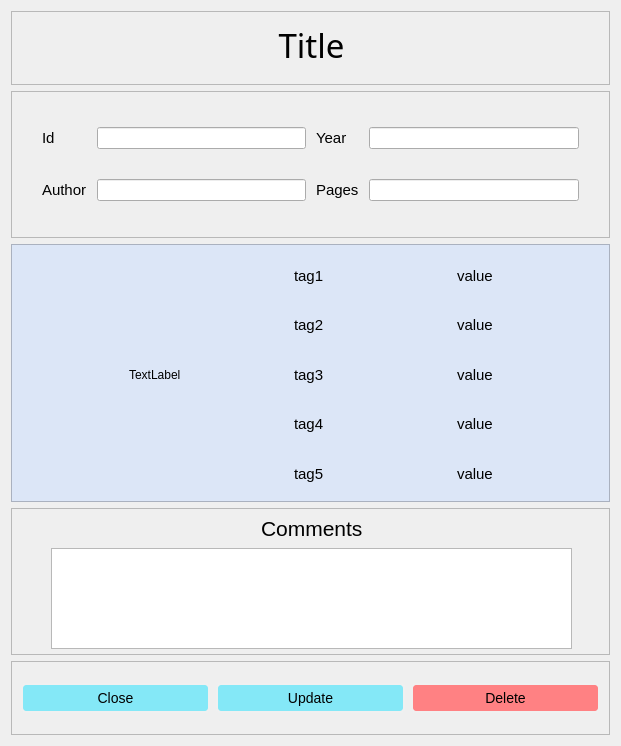
<?xml version="1.0" encoding="UTF-8"?>
<ui version="4.0">
 <class>Form</class>
 <widget class="QWidget" name="Form">
  <property name="geometry">
   <rect>
    <x>0</x>
    <y>0</y>
    <width>621</width>
    <height>746</height>
   </rect>
  </property>
  <property name="sizePolicy">
   <sizepolicy hsizetype="Minimum" vsizetype="Fixed">
    <horstretch>0</horstretch>
    <verstretch>0</verstretch>
   </sizepolicy>
  </property>
  <property name="windowTitle">
   <string>Form</string>
  </property>
  <property name="styleSheet">
   <string notr="true">
#function_frame QPushButton{
	font-size: 14px;
	padding: 5px 10px;
	border: 2px solid #f0f0f0;
	border-radius: 5px;
	background-color: #84e8f7;
}

#function_frame #delete_btn{
	background-color: #ff8183;
}

#function_frame QPushButton::hover{
	border-color: #4c96f7;
	font-size: 15px;
}


#function_frame #delete_button::hover{
	border-color: #dc0004;
}



#image_frame QLabel{
	background-color: white;
	margin: 5px;
}

</string>
  </property>
  <layout class="QVBoxLayout" name="verticalLayout_3" stretch="2,4,7,4,2">
   <item>
    <widget class="QFrame" name="frame_4">
     <property name="frameShape">
      <enum>QFrame::StyledPanel</enum>
     </property>
     <property name="frameShadow">
      <enum>QFrame::Raised</enum>
     </property>
     <widget class="QLabel" name="title_label">
      <property name="geometry">
       <rect>
        <x>30</x>
        <y>10</y>
        <width>541</width>
        <height>48</height>
       </rect>
      </property>
      <property name="font">
       <font>
        <family>Sitka</family>
        <pointsize>25</pointsize>
        <italic>false</italic>
       </font>
      </property>
      <property name="text">
       <string>Title</string>
      </property>
      <property name="scaledContents">
       <bool>false</bool>
      </property>
      <property name="alignment">
       <set>Qt::AlignCenter</set>
      </property>
      <property name="wordWrap">
       <bool>false</bool>
      </property>
     </widget>
    </widget>
   </item>
   <item>
    <widget class="QFrame" name="info_frame">
     <property name="frameShape">
      <enum>QFrame::StyledPanel</enum>
     </property>
     <property name="frameShadow">
      <enum>QFrame::Raised</enum>
     </property>
     <layout class="QHBoxLayout" name="horizontalLayout_2">
      <property name="spacing">
       <number>10</number>
      </property>
      <property name="leftMargin">
       <number>30</number>
      </property>
      <property name="topMargin">
       <number>20</number>
      </property>
      <property name="rightMargin">
       <number>30</number>
      </property>
      <property name="bottomMargin">
       <number>20</number>
      </property>
      <item>
       <layout class="QGridLayout" name="gridLayout">
        <property name="horizontalSpacing">
         <number>10</number>
        </property>
        <property name="verticalSpacing">
         <number>15</number>
        </property>
        <item row="0" column="0">
         <widget class="QLabel" name="label_2">
          <property name="font">
           <font>
            <pointsize>11</pointsize>
           </font>
          </property>
          <property name="text">
           <string>Id</string>
          </property>
         </widget>
        </item>
        <item row="0" column="1">
         <widget class="QLineEdit" name="Id_line"/>
        </item>
        <item row="1" column="1">
         <widget class="QLineEdit" name="author_line"/>
        </item>
        <item row="1" column="0">
         <widget class="QLabel" name="label_3">
          <property name="font">
           <font>
            <pointsize>11</pointsize>
           </font>
          </property>
          <property name="text">
           <string>Author</string>
          </property>
         </widget>
        </item>
       </layout>
      </item>
      <item>
       <layout class="QGridLayout" name="gridLayout_2">
        <property name="horizontalSpacing">
         <number>10</number>
        </property>
        <property name="verticalSpacing">
         <number>15</number>
        </property>
        <item row="1" column="0">
         <widget class="QLabel" name="label_5">
          <property name="font">
           <font>
            <pointsize>11</pointsize>
           </font>
          </property>
          <property name="text">
           <string>Pages</string>
          </property>
         </widget>
        </item>
        <item row="0" column="1">
         <widget class="QLineEdit" name="year_line"/>
        </item>
        <item row="0" column="0">
         <widget class="QLabel" name="label_4">
          <property name="font">
           <font>
            <pointsize>11</pointsize>
           </font>
          </property>
          <property name="text">
           <string>Year</string>
          </property>
         </widget>
        </item>
        <item row="1" column="1">
         <widget class="QLineEdit" name="pages_line"/>
        </item>
       </layout>
      </item>
     </layout>
    </widget>
   </item>
   <item>
    <widget class="QFrame" name="image_frame">
     <property name="sizePolicy">
      <sizepolicy hsizetype="Preferred" vsizetype="Preferred">
       <horstretch>0</horstretch>
       <verstretch>0</verstretch>
      </sizepolicy>
     </property>
     <property name="styleSheet">
      <string notr="true">background-color: #dce6f7;</string>
     </property>
     <property name="frameShape">
      <enum>QFrame::StyledPanel</enum>
     </property>
     <property name="frameShadow">
      <enum>QFrame::Raised</enum>
     </property>
     <widget class="QWidget" name="layoutWidget">
      <property name="geometry">
       <rect>
        <x>110</x>
        <y>10</y>
        <width>381</width>
        <height>241</height>
       </rect>
      </property>
      <layout class="QHBoxLayout" name="horizontalLayout_3" stretch="3,3,1">
       <item>
        <widget class="QLabel" name="image_view">
         <property name="minimumSize">
          <size>
           <width>0</width>
           <height>0</height>
          </size>
         </property>
         <property name="maximumSize">
          <size>
           <width>160</width>
           <height>250</height>
          </size>
         </property>
         <property name="text">
          <string>TextLabel</string>
         </property>
        </widget>
       </item>
       <item>
        <layout class="QVBoxLayout" name="verticalLayout">
         <item>
          <widget class="QLabel" name="tag1_label">
           <property name="font">
            <font>
             <pointsize>11</pointsize>
            </font>
           </property>
           <property name="autoFillBackground">
            <bool>false</bool>
           </property>
           <property name="text">
            <string>tag1</string>
           </property>
          </widget>
         </item>
         <item>
          <widget class="QLabel" name="tag2_label">
           <property name="font">
            <font>
             <pointsize>11</pointsize>
            </font>
           </property>
           <property name="autoFillBackground">
            <bool>false</bool>
           </property>
           <property name="text">
            <string>tag2</string>
           </property>
          </widget>
         </item>
         <item>
          <widget class="QLabel" name="tag3_label">
           <property name="font">
            <font>
             <pointsize>11</pointsize>
            </font>
           </property>
           <property name="autoFillBackground">
            <bool>false</bool>
           </property>
           <property name="text">
            <string>tag3</string>
           </property>
          </widget>
         </item>
         <item>
          <widget class="QLabel" name="tag4_label">
           <property name="font">
            <font>
             <pointsize>11</pointsize>
            </font>
           </property>
           <property name="autoFillBackground">
            <bool>false</bool>
           </property>
           <property name="text">
            <string>tag4</string>
           </property>
          </widget>
         </item>
         <item>
          <widget class="QLabel" name="tag5_label">
           <property name="font">
            <font>
             <pointsize>11</pointsize>
            </font>
           </property>
           <property name="autoFillBackground">
            <bool>false</bool>
           </property>
           <property name="text">
            <string>tag5</string>
           </property>
          </widget>
         </item>
        </layout>
       </item>
       <item>
        <layout class="QVBoxLayout" name="verticalLayout_2">
         <item>
          <widget class="QLabel" name="tag1_value_label">
           <property name="maximumSize">
            <size>
             <width>16777215</width>
             <height>16777215</height>
            </size>
           </property>
           <property name="font">
            <font>
             <pointsize>11</pointsize>
            </font>
           </property>
           <property name="text">
            <string>value</string>
           </property>
          </widget>
         </item>
         <item>
          <widget class="QLabel" name="tag2_value_label">
           <property name="maximumSize">
            <size>
             <width>16777215</width>
             <height>16777215</height>
            </size>
           </property>
           <property name="font">
            <font>
             <pointsize>11</pointsize>
            </font>
           </property>
           <property name="text">
            <string>value</string>
           </property>
          </widget>
         </item>
         <item>
          <widget class="QLabel" name="tag3_value_label">
           <property name="maximumSize">
            <size>
             <width>16777215</width>
             <height>16777215</height>
            </size>
           </property>
           <property name="font">
            <font>
             <pointsize>11</pointsize>
            </font>
           </property>
           <property name="text">
            <string>value</string>
           </property>
          </widget>
         </item>
         <item>
          <widget class="QLabel" name="tag4_value_label">
           <property name="maximumSize">
            <size>
             <width>16777215</width>
             <height>16777215</height>
            </size>
           </property>
           <property name="font">
            <font>
             <pointsize>11</pointsize>
            </font>
           </property>
           <property name="text">
            <string>value</string>
           </property>
          </widget>
         </item>
         <item>
          <widget class="QLabel" name="tag5_value_label">
           <property name="maximumSize">
            <size>
             <width>16777215</width>
             <height>16777215</height>
            </size>
           </property>
           <property name="font">
            <font>
             <pointsize>11</pointsize>
            </font>
           </property>
           <property name="text">
            <string>value</string>
           </property>
          </widget>
         </item>
        </layout>
       </item>
      </layout>
     </widget>
    </widget>
   </item>
   <item>
    <widget class="QFrame" name="frame_2">
     <property name="frameShape">
      <enum>QFrame::StyledPanel</enum>
     </property>
     <property name="frameShadow">
      <enum>QFrame::Raised</enum>
     </property>
     <widget class="QTextEdit" name="comments_edit">
      <property name="geometry">
       <rect>
        <x>40</x>
        <y>40</y>
        <width>521</width>
        <height>101</height>
       </rect>
      </property>
      <property name="font">
       <font>
        <pointsize>11</pointsize>
       </font>
      </property>
     </widget>
     <widget class="QLabel" name="label">
      <property name="geometry">
       <rect>
        <x>250</x>
        <y>10</y>
        <width>111</width>
        <height>21</height>
       </rect>
      </property>
      <property name="font">
       <font>
        <pointsize>16</pointsize>
       </font>
      </property>
      <property name="text">
       <string>Comments</string>
      </property>
     </widget>
    </widget>
   </item>
   <item>
    <widget class="QFrame" name="function_frame">
     <property name="frameShape">
      <enum>QFrame::StyledPanel</enum>
     </property>
     <property name="frameShadow">
      <enum>QFrame::Raised</enum>
     </property>
     <layout class="QHBoxLayout" name="horizontalLayout">
      <item>
       <widget class="QPushButton" name="close_btn">
        <property name="text">
         <string>Close</string>
        </property>
        <property name="icon">
         <iconset>
          <normaloff>./icons/published_with_changes.svg</normaloff>./icons/published_with_changes.svg</iconset>
        </property>
       </widget>
      </item>
      <item>
       <widget class="QPushButton" name="update_btn">
        <property name="text">
         <string>Update</string>
        </property>
        <property name="icon">
         <iconset>
          <normaloff>./icons/published_with_changes.svg</normaloff>./icons/published_with_changes.svg</iconset>
        </property>
       </widget>
      </item>
      <item>
       <widget class="QPushButton" name="delete_btn">
        <property name="text">
         <string>Delete</string>
        </property>
        <property name="icon">
         <iconset>
          <normaloff>./icons/delete.svg</normaloff>./icons/delete.svg</iconset>
        </property>
       </widget>
      </item>
     </layout>
    </widget>
   </item>
  </layout>
 </widget>
 <resources/>
 <connections/>
</ui>
